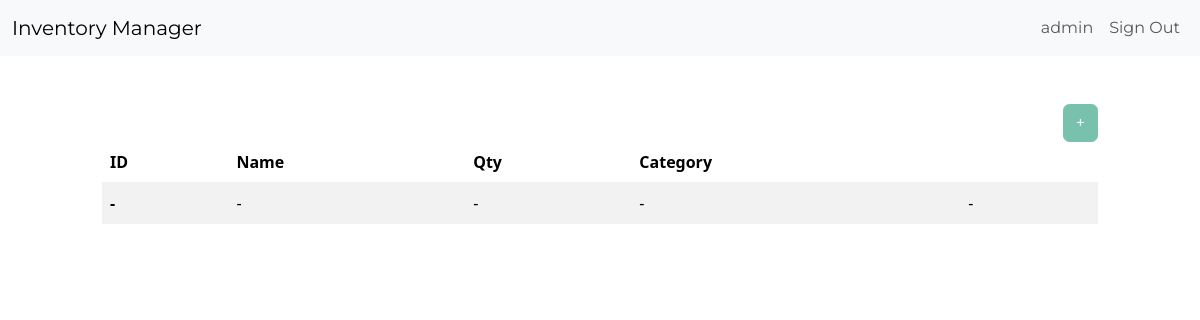
Before: /dashboard/ (signed in) with the older database file.
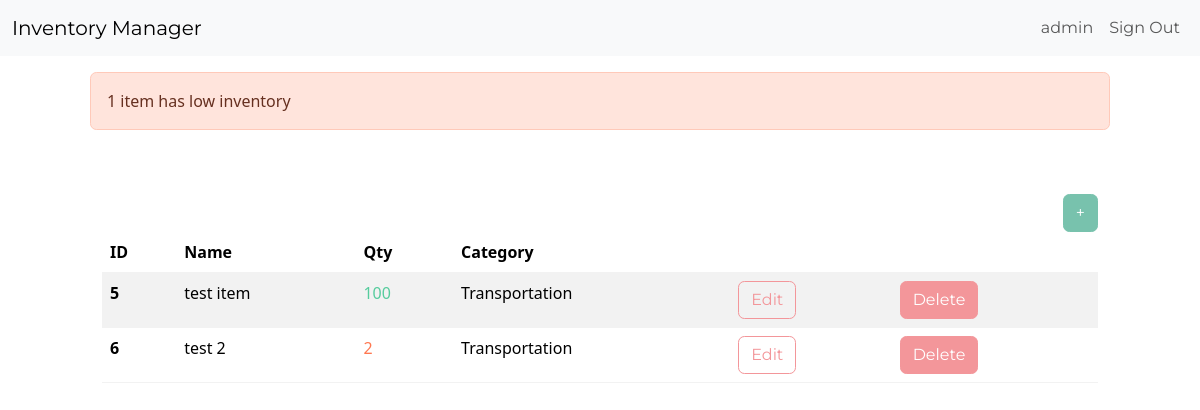
After: the same page with the newer database file.
### inventory/models.py (models this page shows, shortened)
class InventoryItem(models.Model):
	name = models.CharField(max_length=200)
	quantity = models.IntegerField()
	category = models.ForeignKey('Category', on_delete=models.SET_NULL, blank=True, null=True)
	date_created = models.DateTimeField(auto_now_add=True)
	user = models.ForeignKey(User, on_delete=models.CASCADE)

class Category(models.Model):
	name = models.CharField(max_length=200)
	class Meta:
		verbose_name_plural = 'categories'

### inventory/views.py (the view)
# urls.py: path('dashboard/', Dashboard.as_view(), name='dashboard'),
class Dashboard(LoginRequiredMixin, View):
	def get(self, request):
		items = InventoryItem.objects.filter(user=self.request.user.id).order_by('id')
		low_inventory = InventoryItem.objects.filter(
			user=self.request.user.id,
			quantity__lte=LOW_QUANTITY
		)
		if low_inventory.count() > 0:
			if low_inventory.count() > 1:
				messages.error(request, f'{low_inventory.count()} items have low inventory')
			else:
				messages.error(request, f'{low_inventory.count()} item has low inventory')
		low_inventory_ids = InventoryItem.objects.filter(
			user=self.request.user.id,
			quantity__lte=LOW_QUANTITY
		).values_list('id', flat=True)
		return render(request, 'inventory/dashboard.html', {'items': items, 'low_inventory_ids': low_inventory_ids})

### inventory/templates/inventory/dashboard.html
{% extends 'inventory/base.html' %}
{% block content %}
	{% if messages %}
		<div class="row mt-3">
			{% for message in messages %}
				{% if message.tags == 'error' %}
					<div class="col-md-10 col-12 mx-auto alert alert-danger">
						{{ message }}
					</div>
				{% else %}
					<div class="col-md-10 col-12 mx-auto alert alert-success">
						{{ message }}
					</div>
				{% endif %}
			{% endfor %}
		</div>
	{% endif %}
	<div class="row">
		<div class="col-md-10 col-12 mx-auto mt-5">
			<div class="d-flex justify-content-end">
				<a href="{% url 'add-item' %}" class="btn btn-primary">+</a>
			</div>
			<table class="table table-hover table-striped">
				<thead>
					<tr>
						<th scope="col">ID</th>
						<th scope="col">Name</th>
						<th scope="col">Qty</th>
						<th scope="col">Category</th>
						<th scope="col"></th>
						<th scope="col"></th>
					</tr>
				</thead>
				<tbody>
					{% if items|length == 0 %}
					<tr>
						<th scope="row">-</th>
						<td>-</td>
						<td>-</td>
						<td>-</td>
						<td>-</td>
						<td></td>
					</tr>
					{% endif %}
					{% for item in items %}
					<tr>
						<th scope="row">{{ item.id }}</th>
						<td>{{ item.name }}</td>
						{% if item.id in low_inventory_ids %}
							<td class="text-danger">{{ item.quantity }}</td>
						{% else %}
							<td class="text-success">{{ item.quantity }}</td>
						{% endif %}
						<td>{{ item.category.name }}</td>
						<td><a href="{% url 'edit-item' item.id %}" class="btn btn-outline-secondary">Edit</a></td>
						<td><a href="{% url 'delete-item' item.id %}" class="btn btn-secondary">Delete</a></td>
					</tr>
					{% endfor %}
				</tbody>
			</table>
		</div>
	</div>
{% endblock content %}

### inventory/templates/inventory/base.html (shortened to what this page needs)
<!DOCTYPE html>
<html lang="en">
<head>
	<link href="https://bootswatch.com/5/minty/bootstrap.min.css" rel="stylesheet">
</head>
<body>
	{% include 'inventory/navigation.html' %}
	{% block content %}
	{% endblock content %}
</body>
</html>

### inventory/templates/inventory/navigation.html (shortened to what this page needs)
<nav class="navbar navbar-expand-lg bg-light">
	<div class="container-fluid">
		<a class="navbar-brand" href="{% url 'index' %}">Inventory Manager</a>
		<div class="collapse navbar-collapse justify-content-end" id="navbarNav">
			<ul class="navbar-nav">
				{% if user.is_authenticated %}
					<li class="nav-item">
						<a class="nav-link" href="#">{{ user.username }}</a>
					</li>
					<li class="nav-item">
						<a class="nav-link" href="{% url 'logout' %}">Sign Out</a>
					</li>
				{% endif %}
			</ul>
		</div>
	</div>
</nav>

Changed rows visible on the page:
added InventoryItem: id "5", name "test item", quantity "100", category.name "Transportation"
added InventoryItem: id "6", name "test 2", quantity "2", category.name "Transportation"
Other visible differences:
new list line: "1 item has low inventory"
